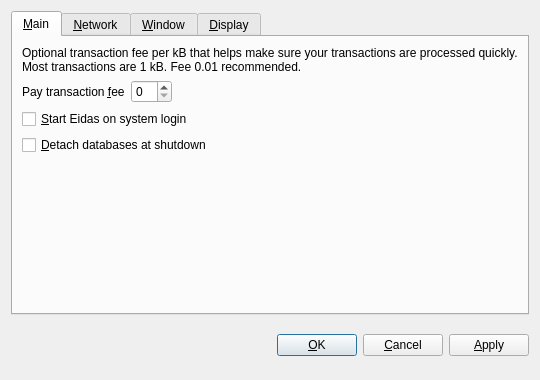
<?xml version="1.0" encoding="UTF-8"?>
<ui version="4.0">
 <class>OptionsDialog</class>
 <widget class="QDialog" name="OptionsDialog">
  <property name="geometry">
   <rect>
    <x>0</x>
    <y>0</y>
    <width>540</width>
    <height>380</height>
   </rect>
  </property>
  <property name="windowTitle">
   <string>Options</string>
  </property>
  <property name="modal">
   <bool>true</bool>
  </property>
  <layout class="QVBoxLayout" name="verticalLayout">
   <item>
    <widget class="QTabWidget" name="tabWidget">
     <property name="tabPosition">
      <enum>QTabWidget::North</enum>
     </property>
     <property name="currentIndex">
      <number>0</number>
     </property>
     <widget class="QWidget" name="tabMain">
      <attribute name="title">
       <string>&amp;Main</string>
      </attribute>
      <layout class="QVBoxLayout" name="verticalLayout_Main">
       <item>
        <widget class="QLabel" name="transactionFeeInfoLabel">
         <property name="text">
          <string>Optional transaction fee per kB that helps make sure your transactions are processed quickly. Most transactions are 1 kB. Fee 0.01 recommended.</string>
         </property>
         <property name="textFormat">
          <enum>Qt::PlainText</enum>
         </property>
         <property name="wordWrap">
          <bool>true</bool>
         </property>
        </widget>
       </item>
       <item>
        <layout class="QHBoxLayout" name="horizontalLayout_Main">
         <item>
          <widget class="QLabel" name="transactionFeeLabel">
           <property name="text">
            <string>Pay transaction &amp;fee</string>
           </property>
           <property name="textFormat">
            <enum>Qt::PlainText</enum>
           </property>
           <property name="buddy">
            <cstring>transactionFee</cstring>
           </property>
          </widget>
         </item>
         <item>
          <widget class="BitcoinAmountField" name="transactionFee"/>
         </item>
         <item>
          <spacer name="horizontalSpacer_Main">
           <property name="orientation">
            <enum>Qt::Horizontal</enum>
           </property>
           <property name="sizeHint" stdset="0">
            <size>
             <width>40</width>
             <height>20</height>
            </size>
           </property>
          </spacer>
         </item>
        </layout>
       </item>
       <item>
        <widget class="QCheckBox" name="bitcoinAtStartup">
         <property name="toolTip">
          <string>Automatically start Eidas after logging in to the system.</string>
         </property>
         <property name="text">
          <string>&amp;Start Eidas on system login</string>
         </property>
        </widget>
       </item>
       <item>
        <widget class="QCheckBox" name="detachDatabases">
         <property name="toolTip">
          <string>Detach block and address databases at shutdown. This means they can be moved to another data directory, but it slows down shutdown. The wallet is always detached.</string>
         </property>
         <property name="text">
          <string>&amp;Detach databases at shutdown</string>
         </property>
        </widget>
       </item>
       <item>
        <spacer name="verticalSpacer_Main">
         <property name="orientation">
          <enum>Qt::Vertical</enum>
         </property>
         <property name="sizeHint" stdset="0">
          <size>
           <width>20</width>
           <height>40</height>
          </size>
         </property>
        </spacer>
       </item>
      </layout>
     </widget>
     <widget class="QWidget" name="tabNetwork">
      <attribute name="title">
       <string>&amp;Network</string>
      </attribute>
      <layout class="QVBoxLayout" name="verticalLayout_Network">
       <item>
        <widget class="QCheckBox" name="mapPortUpnp">
         <property name="toolTip">
          <string>Automatically open the Eidas client port on the router. This only works when your router supports UPnP and it is enabled.</string>
         </property>
         <property name="text">
          <string>Map port using &amp;UPnP</string>
         </property>
        </widget>
       </item>
       <item>
        <widget class="QCheckBox" name="connectSocks">
         <property name="toolTip">
          <string>Connect to the Eidas network through a SOCKS proxy (e.g. when connecting through Tor).</string>
         </property>
         <property name="text">
          <string>&amp;Connect through SOCKS proxy:</string>
         </property>
        </widget>
       </item>
       <item>
        <layout class="QHBoxLayout" name="horizontalLayout_Network">
         <item>
          <widget class="QLabel" name="proxyIpLabel">
           <property name="text">
            <string>Proxy &amp;IP:</string>
           </property>
           <property name="textFormat">
            <enum>Qt::PlainText</enum>
           </property>
           <property name="buddy">
            <cstring>proxyIp</cstring>
           </property>
          </widget>
         </item>
         <item>
          <widget class="QValidatedLineEdit" name="proxyIp">
           <property name="maximumSize">
            <size>
             <width>140</width>
             <height>16777215</height>
            </size>
           </property>
           <property name="toolTip">
            <string>IP address of the proxy (e.g. 127.0.0.1)</string>
           </property>
          </widget>
         </item>
         <item>
          <widget class="QLabel" name="proxyPortLabel">
           <property name="text">
            <string>&amp;Port:</string>
           </property>
           <property name="textFormat">
            <enum>Qt::PlainText</enum>
           </property>
           <property name="buddy">
            <cstring>proxyPort</cstring>
           </property>
          </widget>
         </item>
         <item>
          <widget class="QLineEdit" name="proxyPort">
           <property name="maximumSize">
            <size>
             <width>55</width>
             <height>16777215</height>
            </size>
           </property>
           <property name="toolTip">
            <string>Port of the proxy (e.g. 9050)</string>
           </property>
          </widget>
         </item>
         <item>
          <widget class="QLabel" name="socksVersionLabel">
           <property name="text">
            <string>SOCKS &amp;Version:</string>
           </property>
           <property name="textFormat">
            <enum>Qt::PlainText</enum>
           </property>
           <property name="buddy">
            <cstring>socksVersion</cstring>
           </property>
          </widget>
         </item>
         <item>
          <widget class="QValueComboBox" name="socksVersion">
           <property name="toolTip">
            <string>SOCKS version of the proxy (e.g. 5)</string>
           </property>
          </widget>
         </item>
         <item>
          <spacer name="horizontalSpacer_Network">
           <property name="orientation">
            <enum>Qt::Horizontal</enum>
           </property>
           <property name="sizeHint" stdset="0">
            <size>
             <width>40</width>
             <height>20</height>
            </size>
           </property>
          </spacer>
         </item>
        </layout>
       </item>
       <item>
        <spacer name="verticalSpacer_Network">
         <property name="orientation">
          <enum>Qt::Vertical</enum>
         </property>
         <property name="sizeHint" stdset="0">
          <size>
           <width>20</width>
           <height>40</height>
          </size>
         </property>
        </spacer>
       </item>
      </layout>
     </widget>
     <widget class="QWidget" name="tabWindow">
      <attribute name="title">
       <string>&amp;Window</string>
      </attribute>
      <layout class="QVBoxLayout" name="verticalLayout_Window">
       <item>
        <widget class="QCheckBox" name="minimizeToTray">
         <property name="toolTip">
          <string>Show only a tray icon after minimizing the window.</string>
         </property>
         <property name="text">
          <string>&amp;Minimize to the tray instead of the taskbar</string>
         </property>
        </widget>
       </item>
       <item>
        <widget class="QCheckBox" name="minimizeOnClose">
         <property name="toolTip">
          <string>Minimize instead of exit the application when the window is closed. When this option is enabled, the application will be closed only after selecting Quit in the menu.</string>
         </property>
         <property name="text">
          <string>M&amp;inimize on close</string>
         </property>
        </widget>
       </item>
       <item>
        <spacer name="verticalSpacer_Window">
         <property name="orientation">
          <enum>Qt::Vertical</enum>
         </property>
         <property name="sizeHint" stdset="0">
          <size>
           <width>20</width>
           <height>40</height>
          </size>
         </property>
        </spacer>
       </item>
      </layout>
     </widget>
     <widget class="QWidget" name="tabDisplay">
      <attribute name="title">
       <string>&amp;Display</string>
      </attribute>
      <layout class="QVBoxLayout" name="verticalLayout_Display">
       <item>
        <layout class="QHBoxLayout" name="horizontalLayout_1_Display">
         <item>
          <widget class="QLabel" name="langLabel">
           <property name="text">
            <string>User Interface &amp;language:</string>
           </property>
           <property name="textFormat">
            <enum>Qt::PlainText</enum>
           </property>
           <property name="buddy">
            <cstring>lang</cstring>
           </property>
          </widget>
         </item>
         <item>
          <widget class="QValueComboBox" name="lang">
           <property name="toolTip">
            <string>The user interface language can be set here. This setting will take effect after restarting Eidas.</string>
           </property>
          </widget>
         </item>
        </layout>
       </item>
       <item>
        <layout class="QHBoxLayout" name="horizontalLayout_2_Display">
         <item>
          <widget class="QLabel" name="unitLabel">
           <property name="text">
            <string>&amp;Unit to show amounts in:</string>
           </property>
           <property name="textFormat">
            <enum>Qt::PlainText</enum>
           </property>
           <property name="buddy">
            <cstring>unit</cstring>
           </property>
          </widget>
         </item>
         <item>
          <widget class="QValueComboBox" name="unit">
           <property name="toolTip">
            <string>Choose the default subdivision unit to show in the interface and when sending coins.</string>
           </property>
          </widget>
         </item>
        </layout>
       </item>
       <item>
        <widget class="QCheckBox" name="displayAddresses">
         <property name="toolTip">
          <string>Whether to show Eidas addresses in the transaction list or not.</string>
         </property>
         <property name="text">
          <string>&amp;Display addresses in transaction list</string>
         </property>
        </widget>
       </item>
       <item>
        <widget class="QCheckBox" name="coinControlFeatures">
         <property name="toolTip">
          <string>Whether to show coin control features or not.</string>
         </property>
         <property name="text">
          <string>Display coin &amp;control features (experts only!)</string>
         </property>
        </widget>
       </item>
       <item>
        <layout class="QHBoxLayout" name="horizontalLayout_3_Display">
         <item>
          <widget class="QLabel" name="thirdPartyTxUrlsLabel">
           <property name="toolTip">
            <string>Third party URLs (e.g. a block explorer) that appear in the transactions tab as context menu items. %s in the URL is replaced by transaction hash. Multiple URLs are separated by vertical bar |.</string>
           </property>
            <property name="text">
             <string>Third party transaction URLs</string>
            </property>
            <property name="buddy">
             <cstring>thirdPartyTxUrls</cstring>
            </property>
           </widget>
          </item>
          <item>
           <widget class="QLineEdit" name="thirdPartyTxUrls">
            <property name="toolTip">
             <string>Third party URLs (e.g. a block explorer) that appear in the transactions tab as context menu items. %s in the URL is replaced by transaction hash. Multiple URLs are separated by vertical bar |.</string>
           </property>
          </widget>
         </item>
        </layout>
       </item>
       <item>
        <spacer name="verticalSpacer_Display">
         <property name="orientation">
          <enum>Qt::Vertical</enum>
         </property>
         <property name="sizeHint" stdset="0">
          <size>
           <width>20</width>
           <height>40</height>
          </size>
         </property>
        </spacer>
       </item>
      </layout>
     </widget>
    </widget>
   </item>
   <item>
    <layout class="QHBoxLayout" name="horizontalLayout_Buttons">
     <item>
      <spacer name="horizontalSpacer_1">
       <property name="orientation">
        <enum>Qt::Horizontal</enum>
       </property>
       <property name="sizeHint" stdset="0">
        <size>
         <width>40</width>
         <height>48</height>
        </size>
       </property>
      </spacer>
     </item>
     <item>
      <widget class="QLabel" name="statusLabel">
       <property name="font">
        <font>
         <weight>75</weight>
         <bold>true</bold>
        </font>
       </property>
       <property name="text">
        <string/>
       </property>
       <property name="textFormat">
        <enum>Qt::PlainText</enum>
       </property>
       <property name="wordWrap">
        <bool>true</bool>
       </property>
      </widget>
     </item>
     <item>
      <spacer name="horizontalSpacer_2">
       <property name="orientation">
        <enum>Qt::Horizontal</enum>
       </property>
       <property name="sizeHint" stdset="0">
        <size>
         <width>40</width>
         <height>48</height>
        </size>
       </property>
      </spacer>
     </item>
     <item>
      <widget class="QPushButton" name="okButton">
       <property name="text">
        <string>&amp;OK</string>
       </property>
      </widget>
     </item>
     <item>
      <widget class="QPushButton" name="cancelButton">
       <property name="text">
        <string>&amp;Cancel</string>
       </property>
       <property name="autoDefault">
        <bool>false</bool>
       </property>
      </widget>
     </item>
     <item>
      <widget class="QPushButton" name="applyButton">
       <property name="text">
        <string>&amp;Apply</string>
       </property>
       <property name="autoDefault">
        <bool>false</bool>
       </property>
      </widget>
     </item>
    </layout>
   </item>
  </layout>
 </widget>
 <customwidgets>
  <customwidget>
   <class>BitcoinAmountField</class>
   <extends>QSpinBox</extends>
   <header>bitcoinamountfield.h</header>
  </customwidget>
  <customwidget>
   <class>QValueComboBox</class>
   <extends>QComboBox</extends>
   <header>qvaluecombobox.h</header>
  </customwidget>
  <customwidget>
   <class>QValidatedLineEdit</class>
   <extends>QLineEdit</extends>
   <header>qvalidatedlineedit.h</header>
  </customwidget>
 </customwidgets>
 <resources/>
 <connections/>
</ui>
